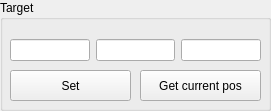
       <widget class="QGroupBox" name="cf1_TARGET">
        <property name="geometry">
         <rect>
          <x>310</x>
          <y>210</y>
          <width>271</width>
          <height>111</height>
         </rect>
        </property>
        <property name="title">
         <string>Target</string>
        </property>
        <widget class="QWidget" name="horizontalLayoutWidget_2">
         <property name="geometry">
          <rect>
           <x>10</x>
           <y>30</y>
           <width>251</width>
           <height>41</height>
          </rect>
         </property>
         <layout class="QHBoxLayout" name="horizontalLayout_2">
          <item>
           <widget class="QLineEdit" name="cf1_x_input"/>
          </item>
          <item>
           <widget class="QLineEdit" name="cf1_y_input"/>
          </item>
          <item>
           <widget class="QLineEdit" name="cf1_z_input"/>
          </item>
         </layout>
        </widget>
        <widget class="QPushButton" name="cf1_Button_Set">
         <property name="geometry">
          <rect>
           <x>10</x>
           <y>70</y>
           <width>121</width>
           <height>31</height>
          </rect>
         </property>
         <property name="text">
          <string>Set</string>
         </property>
        </widget>
        <widget class="QPushButton" name="cf1_Button_Get">
         <property name="geometry">
          <rect>
           <x>140</x>
           <y>70</y>
           <width>121</width>
           <height>31</height>
          </rect>
         </property>
         <property name="text">
          <string>Get current pos</string>
         </property>
        </widget>
       </widget>
